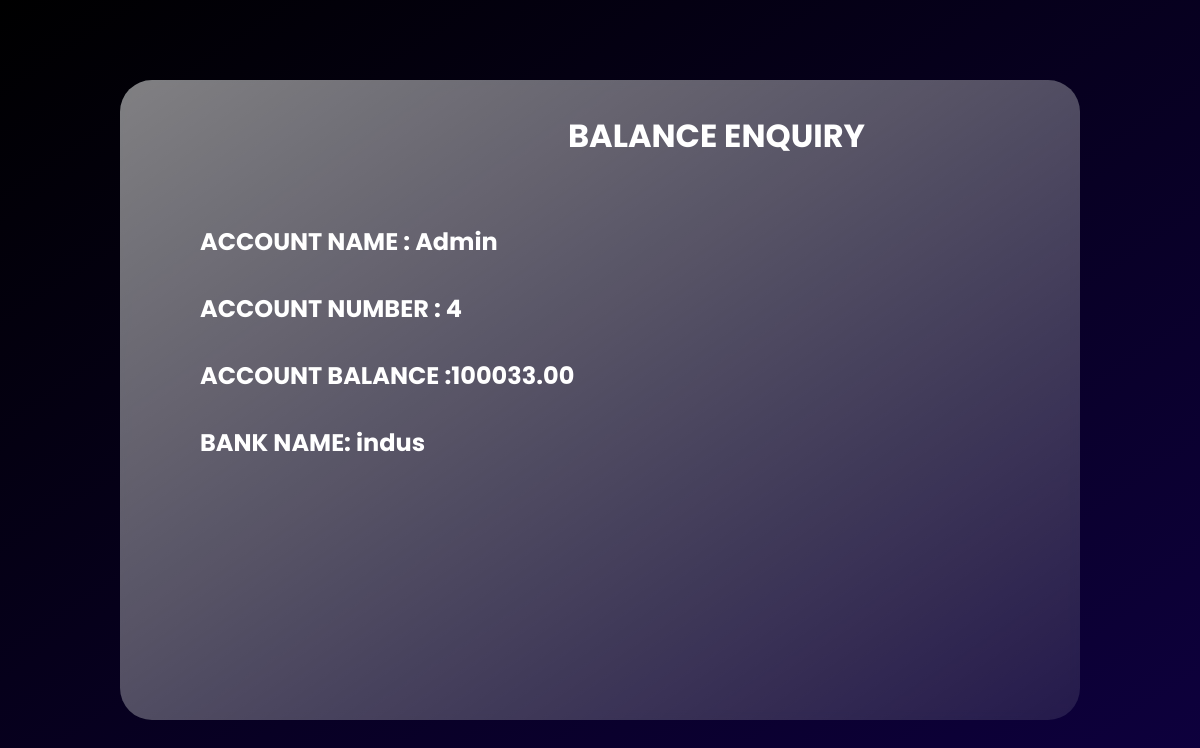
The page /balenquiry (signed in) on the database as committed earlier.
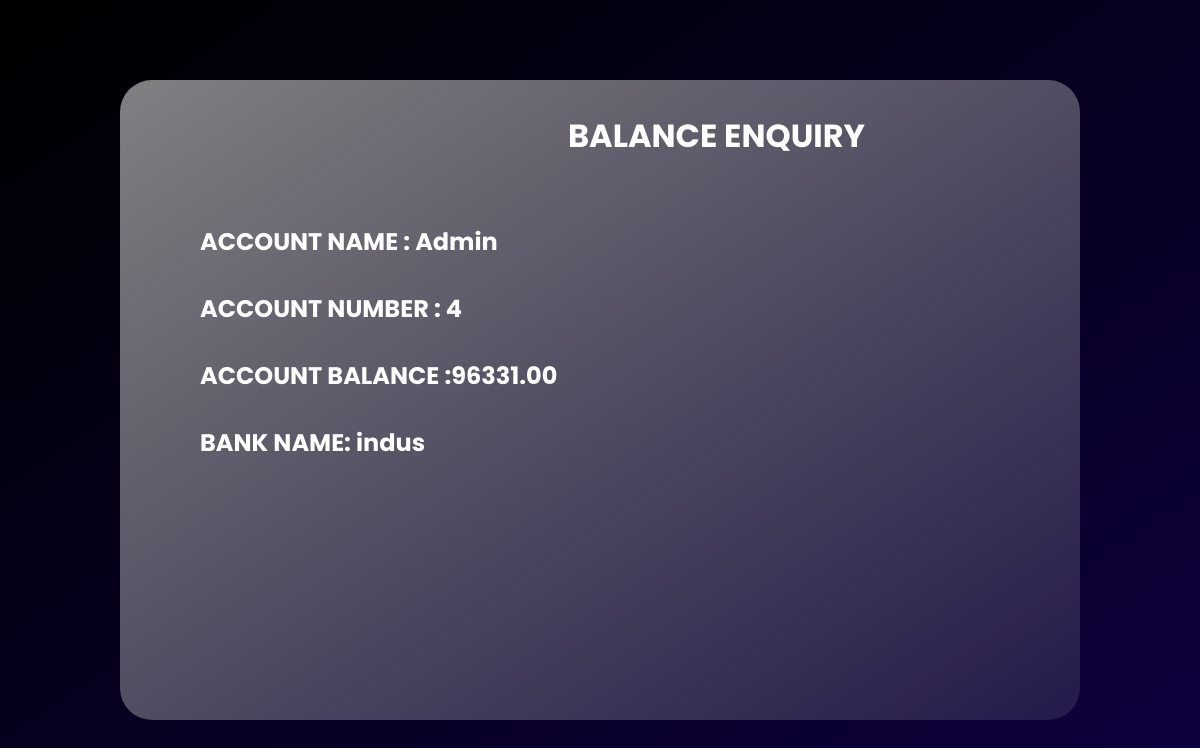
The same page on the database as committed later.
### app/models.py (models this page shows, shortened)
class Account(models.Model):
    BANK_NAMES = (
        ("axis", "Axis Bank"),
        ("sbi", "State Bank of India"),
        ("pnb", "Punjab National Bank"),
        ("icici", "ICICI Bank"),
        ("hdfc", "HDFC Bank"),
        ("citi", "Citi Bank"),
        ("indus", "IndusInd Bank"),
        ("idbi", "IDBI Bank"),
        ("bob", "Bank of Baroda"),
    )
    account_id = models.AutoField(primary_key=True)
    user = models.OneToOneField(User, on_delete=models.CASCADE)
    name = models.CharField(max_length=100)
    bank_name = models.CharField(
        max_length=100, choices=BANK_NAMES, default="axis")
    pin = models.CharField(max_length=4)
    balance = models.DecimalField(max_digits=10, decimal_places=2)

### app/views.py (the view)
# urls.py: path('balenquiry', views.balenquiry, name='balenquiry'),
def balenquiry(request):
    username = request.session['username']
    user = User.objects.get(username=username)
    account = Account.objects.get(user=user)
    if account:
        return render(request, 'balenquiry.html', {
            "account": account
        })
    return render(request, 'balenquiry.html')

### app/templates/balenquiry.html (shortened to what this page needs)
{% load static %}
<html lang="en">
<head>
    <link rel="stylesheet" href="{% static 'css/lang.css' %}">
</head>
<body>
    <main>
        <section class="glass">
            <div class='text-box'>
            <h1 class='title'>BALANCE ENQUIRY</h1>
            <center>
            <div class="form-group">
            <h2 class="subtitle"> ACCOUNT NAME : {{account.name}} </h2>
            <h2 class="subtitle"> ACCOUNT NUMBER : {{account.account_id}} </h2>
            <h2 class="subtitle"> ACCOUNT BALANCE :{{account.balance}} </h2>
            <h2 class="subtitle"> BANK NAME: {{account.bank_name}} </h2>
            </div>
            </center>
            </div>
        </section>
    </main>
</body>
</html>

Rows that differ between the two databases and show on the page:
changed Account "Admin": balance "100033.00" → "96331.00"
